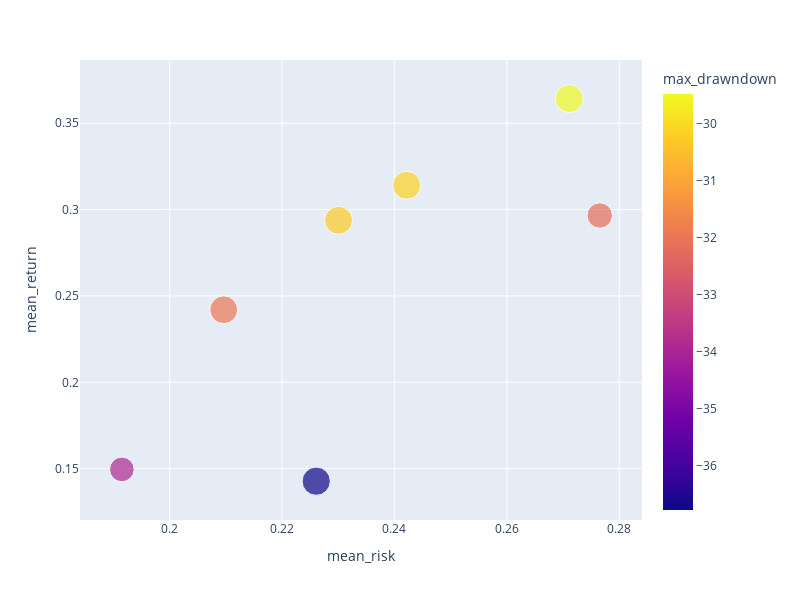

Notebook source saved alongside this figure:
### Code cell
import plotly.express as px
import plotly

fig = px.scatter(df_res_final, x = 'mean_risk', y = 'mean_return', size='max_recovery',  color="max_drawndown", hover_name = 'index', width=800, height=600)
fig.show()

### Figure 1 — Plotly figure (JSON) as saved in the notebook; plotly's stock layout.template omitted (floating-point values rounded to 4 significant figures)
{"data": [{"hovertemplate": "<b>%{hovertext}</b><br><br>mean_risk=%{x}<br>mean_return=%{y}<br>max_recovery=%{marker.size}<br>max_drawndown=%{marker.color}<extra></extra>", "hovertext": ["^GSPC", "Equal", "Markov", "Tobin", "Treynor", "Jensen", "Sharp"], "legendgroup": "", "marker": {"color": [-33.92, -31.93, -30.27, -29.48, -32.17, -36.77, -30.14], "coloraxis": "coloraxis", "size": [145, 185, 187, 187, 154, 191, 187], "sizemode": "area", "sizeref": 0.4775, "symbol": "circle"}, "mode": "markers", "name": "", "orientation": "v", "showlegend": false, "type": "scatter", "x": [0.1915, 0.2096, 0.2301, 0.2711, 0.2765, 0.2261, 0.2422], "xaxis": "x", "y": [0.1496, 0.242, 0.2938, 0.3642, 0.2966, 0.1428, 0.3141], "yaxis": "y"}], "layout": {"coloraxis": {"colorbar": {"title": {"text": "max_drawndown"}}, "colorscale": [[0, "#0d0887"], [0.1111, "#46039f"], [0.2222, "#7201a8"], [0.3333, "#9c179e"], [0.4444, "#bd3786"], [0.5556, "#d8576b"], [0.6667, "#ed7953"], [0.7778, "#fb9f3a"], [0.8889, "#fdca26"], [1, "#f0f921"]]}, "height": 600, "legend": {"itemsizing": "constant", "tracegroupgap": 0}, "margin": {"t": 60}, "width": 800, "xaxis": {"anchor": "y", "autorange": true, "domain": [0, 1], "range": [0.184, 0.2841], "title": {"text": "mean_risk"}, "type": "linear"}, "yaxis": {"anchor": "x", "autorange": true, "domain": [0, 1], "range": [0.1203, 0.3866], "title": {"text": "mean_return"}, "type": "linear"}}}
